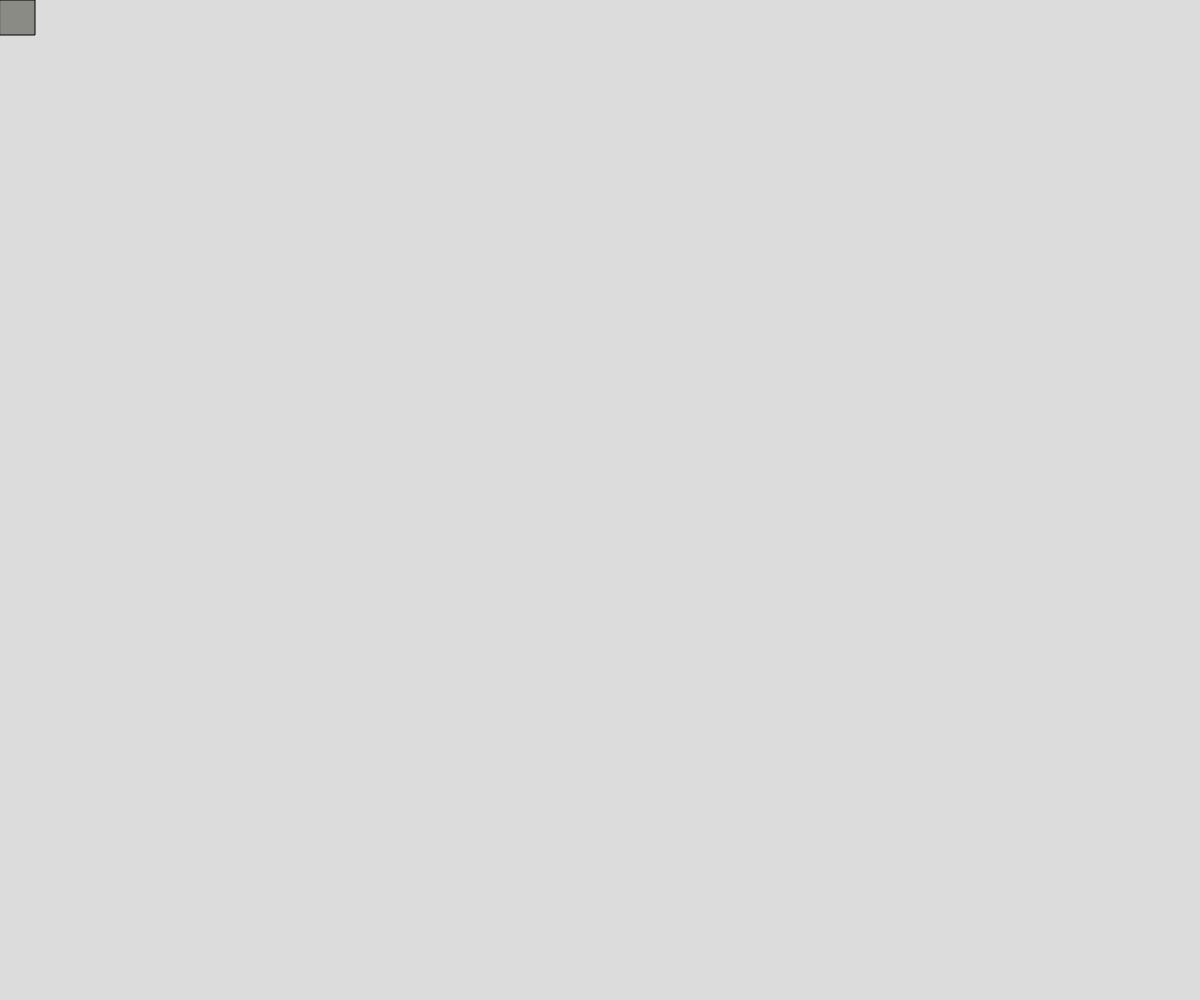
Frame 1 (no input)
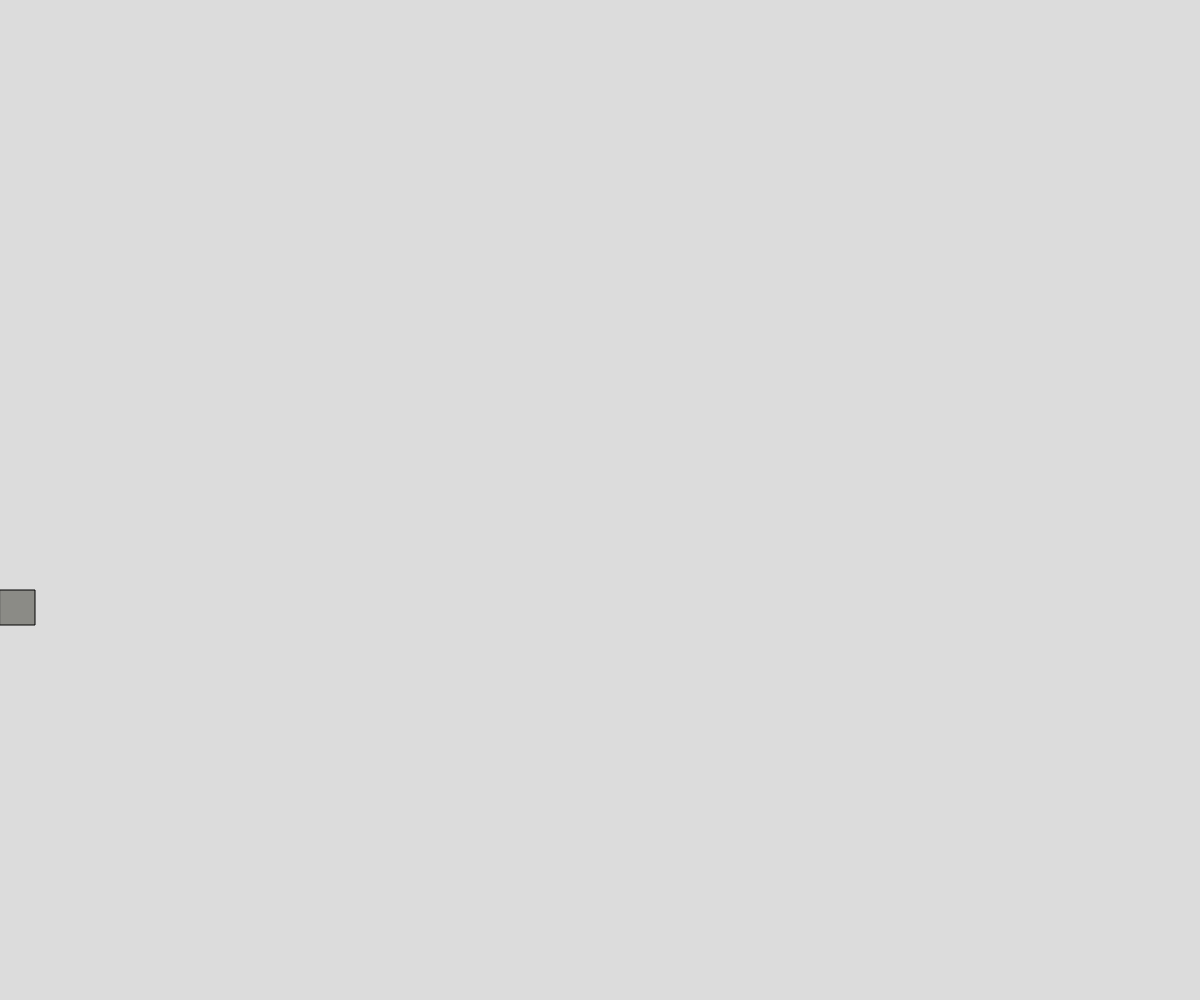
Frame 60 (no input)
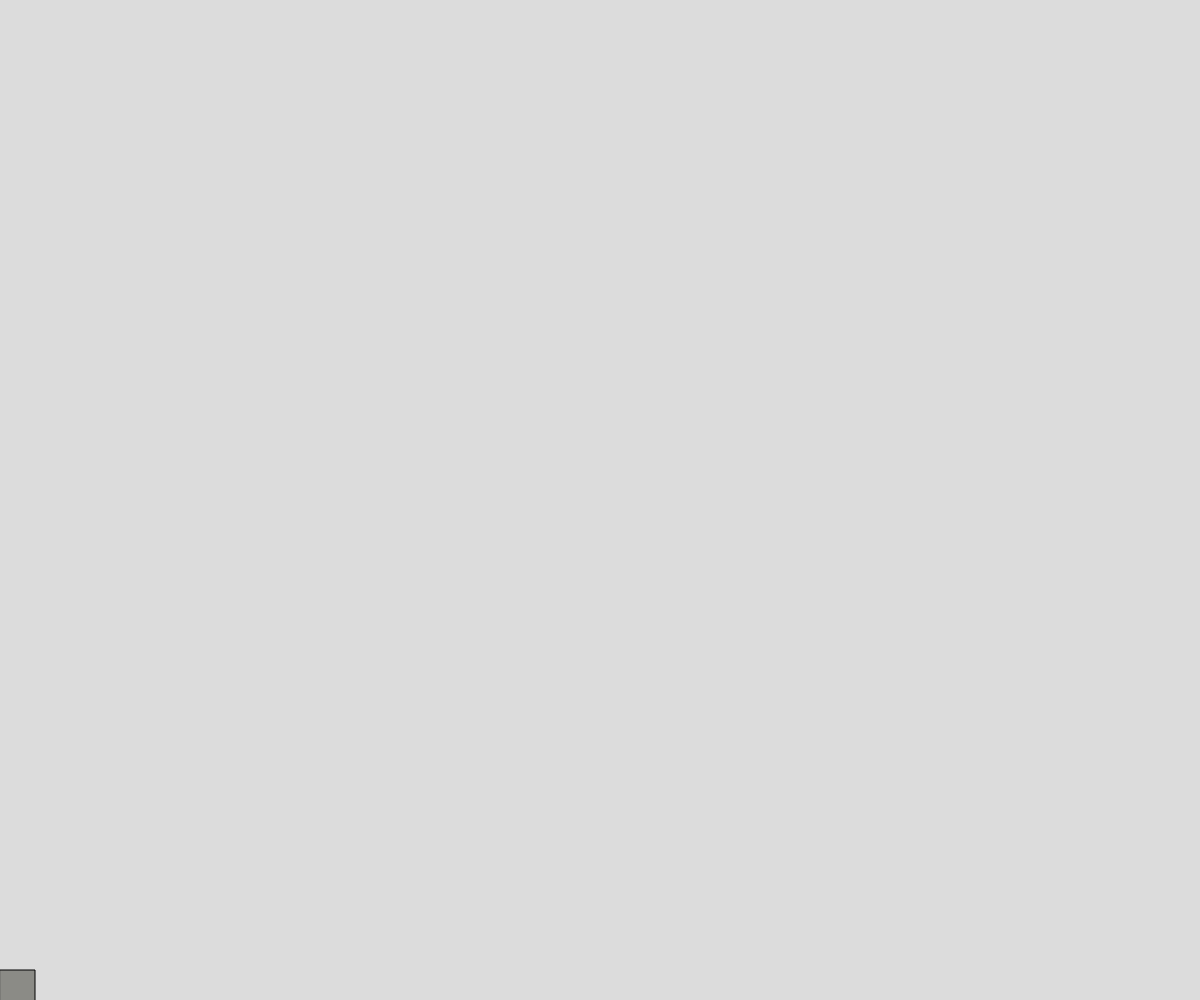
Frame 120 (the mouse pressed at the canvas centre since frame 60)

The p5.js sketch that drew these frames (run headless with seeded random() and noise() and a simulated clock; from frame 60 on, the mouse is pressed at the canvas centre):

// p5.js sketch
// ── sketch.js
// Project Title
// Your Name
// Date
//
// Extra for Experts:
// - describe what you did to take this project "above and beyond"

let x=0;
let y=0;
let rectSize = 35;
let speed= 10;

function setup() {
  createCanvas(windowWidth,windowHeight);
}

function draw() {
  background(220);
  fill(139,139,134);
  rect(x,y,rectSize,rectSize);
  
  if (x<windowWidth-rectSize && y===0+rectSize) {
    x= x+speed
  }
  if (y<windowHeight-rectSize){
    y=y+speed
  
  }
  if (y<=windowHeight && x>0) {

  }
}
